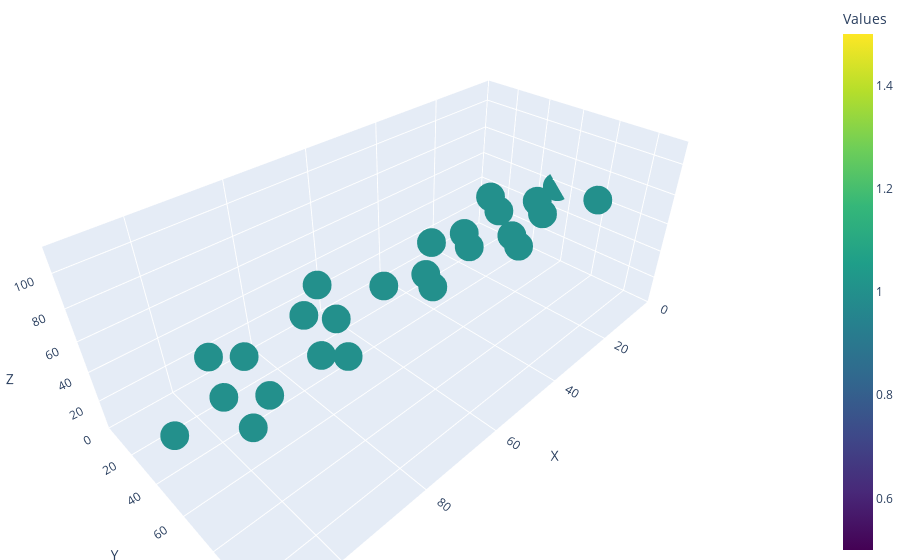

Here is the notebook cell this chart was saved with:
### Code cell
import plotly.graph_objects as go
empty_grid=sub_grid[0]
def plot_empty_grid(empty_grid):
    x_coords, y_coords, z_coords = np.where(empty_grid != 0)
    values = empty_grid[x_coords, y_coords, z_coords]  # Get values at each coordinate

    # Create a 3D scatter plot using Plotly with colors based on values
    trace = go.Scatter3d(
        x=x_coords,
        y=y_coords,
        z=z_coords,
        mode='markers',
        marker=dict(
            size=10,
            color=values,  # Color by values
            colorscale='Viridis',  # You can choose a different colormap
            colorbar=dict(title='Values'),
        ),
    )

    max_x, max_y, max_z = empty_grid.shape
    layout = go.Layout(
        scene=dict(
            xaxis=dict(title='X', range=[0, max_x - 1]),
            yaxis=dict(title='Y', range=[0, max_y - 1]),
            zaxis=dict(title='Z', range=[0, max_z - 1]),
        ),
        margin=dict(l=0, r=0, b=0, t=0),
    )

    fig = go.Figure(data=[trace], layout=layout)
    fig.show()
plot_empty_grid(empty_grid)

### Figure 1 — Plotly figure (JSON) as saved in the notebook; plotly's stock layout.template omitted (floating-point values rounded to 4 significant figures)
{"data": [{"marker": {"color": [1, 1, 1, 1, 1, 1, 1, 1, 1, 1, 1, 1, 1, 1, 1, 1, 1, 1, 1, 1, 1, 1, 1, 1, 1], "colorbar": {"title": {"text": "Values"}}, "colorscale": [[0, "#440154"], [0.1111, "#482878"], [0.2222, "#3e4989"], [0.3333, "#31688e"], [0.4444, "#26828e"], [0.5556, "#1f9e89"], [0.6667, "#35b779"], [0.7778, "#6ece58"], [0.8889, "#b5de2b"], [1, "#fde725"]], "size": 10}, "mode": "markers", "type": "scatter3d", "x": [0, 4, 10, 12, 16, 19, 29, 33, 33, 38, 40, 53, 56, 61, 75, 75, 77, 81, 82, 94, 96, 99, 102, 102, 112], "y": [51, 80, 53, 26, 65, 43, 67, 45, 77, 57, 37, 59, 69, 50, 53, 59, 48, 58, 52, 61, 55, 64, 54, 59, 62], "z": [56, 64, 56, 48, 59, 53, 59, 53, 62, 56, 50, 57, 59, 54, 54, 33, 75, 43, 66, 42, 65, 33, 74, 54, 53]}], "layout": {"margin": {"b": 0, "l": 0, "r": 0, "t": 0}, "scene": {"xaxis": {"range": [0, 114], "title": {"text": "X"}}, "yaxis": {"range": [0, 114], "title": {"text": "Y"}}, "zaxis": {"range": [0, 114], "title": {"text": "Z"}}}}}
